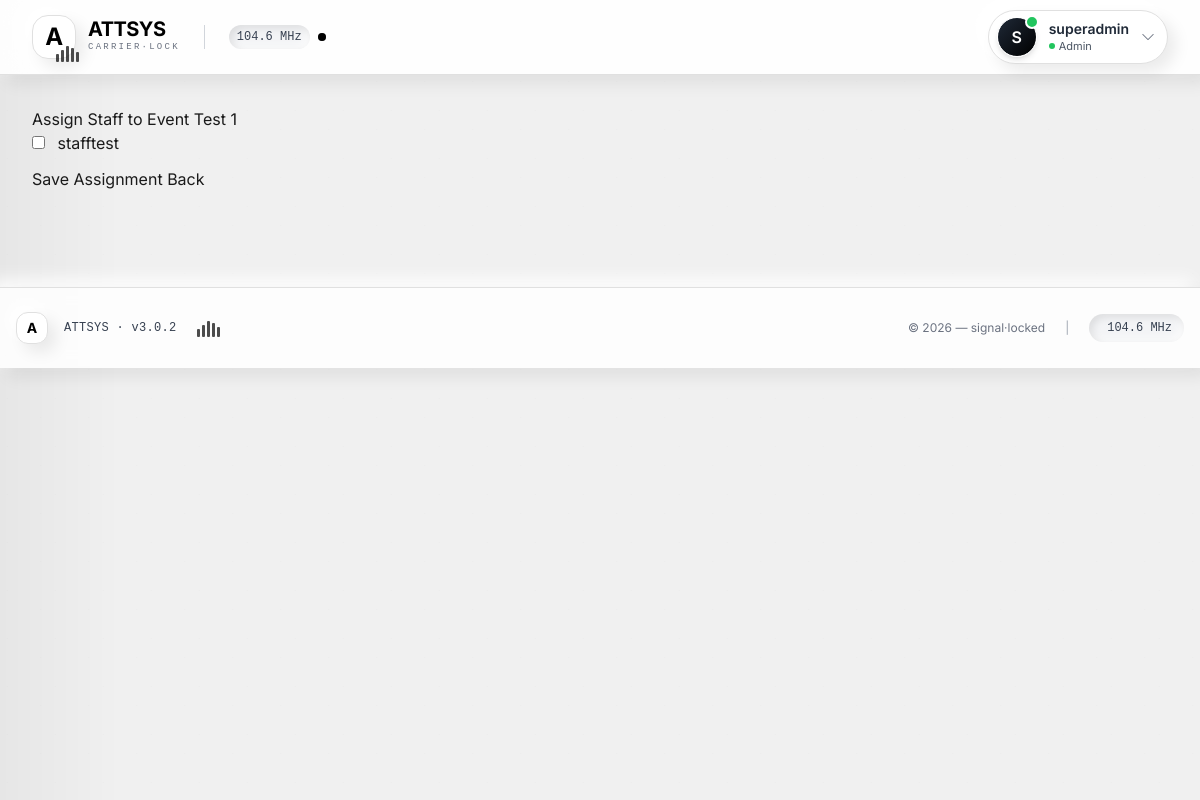
The app's page /attsys/event/32/assign/ (signed in) with its own data.
### attsys/models.py (models this page shows, shortened)
class User(AbstractUser):
    ROLE_CHOICES = (
        ('ADMIN', 'Admin'),
        ('STAFF', 'Staff'),
    )
    role = models.CharField(max_length=10, choices=ROLE_CHOICES, default='STAFF')
    phone_number = models.CharField(max_length=15, blank=True)

class Event(models.Model):
    STATE_CHOICES = (
        ('KUALA_LUMPUR', 'Kuala Lumpur'),
        ('SELANGOR', 'Selangor'),
        ('JOHOR', 'Johor'),
        ('PENANG', 'Penang'),
        ('PERAK', 'Perak'),
        ('SABAH', 'Sabah'),
        ('SARAWAK', 'Sarawak'),
        ('PAHANG', 'Pahang'),
        ('NEGERI_SEMBILAN', 'Negeri Sembilan'),
        ('KEDAH', 'Kedah'),
        ('KELANTAN', 'Kelantan'),
        ('TERENGGANU', 'Terengganu'),
        ('MELAKA', 'Melaka'),
        ('PERLIS', 'Perlis'),
        ('LABUAN', 'Labuan'),
        ('PUTRAJAYA', 'Putrajaya'),
        ('OTHER', 'Other'),
    )
    title = models.CharField(max_length=200)
    description = models.TextField(blank=True)
    venue = models.CharField(max_length=200)
    state = models.CharField(max_length=50, choices=STATE_CHOICES, default='KUALA_LUMPUR')
    custom_state = models.CharField(
        max_length=100,
        blank=True,
        verbose_name="Other State"
    )
    date = models.DateField()
    start_time = models.TimeField()
    end_time = models.TimeField()
    created_by = models.ForeignKey(
        User,
        on_delete=models.CASCADE,
        related_name='events'
    )
    assigned_staff = models.ManyToManyField(
        settings.AUTH_USER_MODEL,
        blank=True,
        related_name='assigned_events'
    )
    check_in_token = models.UUIDField(default=uuid.uuid4, unique=True)
    is_active = models.BooleanField(default=False)
    created_at = models.DateTimeField(auto_now_add=True)
    updated_at = models.DateTimeField(auto_now=True)
    class Meta:
        ordering = ['-date', '-created_at']

### attsys/views.py (the view)
# urls.py: path('event/<int:event_id>/assign/', views.assign_staff, name='assign_staff'),
@login_required
def assign_staff(request, event_id):
    if not request.user.is_active:
        return redirect('login')
    if request.user.role != 'ADMIN':
        return HttpResponseForbidden("Admins only")
    event = get_object_or_404(Event, id=event_id)
    staff_users = User.objects.filter(role='STAFF')
    if request.method == 'POST':
        selected_staff = request.POST.getlist('staff')
        event.assigned_staff.set(selected_staff)
        messages.success(request, "Staff assigned successfully")
        return redirect('event_detail', event_id=event.id)
    return render(request, 'assign_staff.html', {
        'event': event,
        'staff_users': staff_users
    })

### attsys/templates/assign_staff.html (shortened to what this page needs)
{% extends 'base.html' %}
{% block content %}
<h3>Assign Staff to {{ event.title }}</h3>
<form method="post">
    <div class="list-group mb-3">
        {% for staff in staff_users %}
        <label class="list-group-item">
            <input
                class="form-check-input me-2"
                type="checkbox"
                name="staff"
                value="{{ staff.id }}"
            >
            {{ staff.username }}
        </label>
        {% empty %}
        <div class="text-muted">No staff users found</div>
        {% endfor %}
    </div>
    <button type="submit" class="btn btn-primary">
        Save Assignment
    </button>
    <a href="{% url 'event_detail' event.id %}" class="btn btn-secondary">
        Back
    </a>
</form>
{% endblock %}

### attsys/templates/base.html (shortened to what this page needs)
<!DOCTYPE html>
{% load static %}
<html lang="en" class="scroll-smooth">
<head>
    <link rel="stylesheet" href="https://cdn.jsdelivr.net/npm/bootstrap-icons@1.11.3/font/bootstrap-icons.min.css">
    <script src="https://cdn.tailwindcss.com"></script>
</head>
<body>
    <div class="static-noise"></div>
    <div class="scan-sweep" style="position: fixed; top:0; left:0; width:100%; height:100%; pointer-events:none; z-index:0;"></div>
    <header class="header-transmission sticky top-0 z-[100] px-4 sm:px-6 lg:px-8 py-2.5">
        <div class="max-w-7xl mx-auto flex justify-between items-center">
            <div class="flex items-center gap-4">
                <a href="{% url 'dashboard' %}" class="flex items-center gap-3 group">
                    <div class="logo-neu w-11 h-11 rounded-2xl flex items-center justify-center relative transition-all">
                        <span class="font-bold text-black text-2xl tracking-tight">A</span>
                        <span class="absolute -bottom-1 -right-1 flex sig-bars">
                            <span></span><span></span><span></span><span></span><span></span>
                        </span>
                    </div>
                    <div class="flex flex-col">
                        <span class="font-bold text-xl text-black tracking-tight leading-none">ATTSYS</span>
                        <span class="text-[9px] uppercase text-gray-500 tracking-[0.25em] font-mono mt-0.5 glitch-text">carrier·lock</span>
                    </div>
                </a>
                <div class="hidden md:flex items-center gap-2 pl-4 ml-2 border-l border-gray-300">
                    <span id="carrierFreq" class="text-xs font-mono text-gray-700 font-medium bg-gray-100 px-2 py-1 rounded-full neu-inset-flat">104.7 MHz</span>
                    <span class="relative flex h-2 w-2">
                        <span class="relative inline-flex rounded-full h-2 w-2 bg-black"></span>
                    </span>
                </div>
            </div>
            {% if user.is_authenticated %}
            <div class="flex items-center gap-3">
                <div class="drop-zone" id="userDropZone">
                    <button class="profile-trigger flex items-center gap-3 pl-2 pr-3 py-1.5 rounded-full neu-tactile focus-ring"
                            id="userDropBtn"
                            aria-expanded="false"
                            aria-haspopup="true">
                        <div class="relative">
                            <div class="w-10 h-10 rounded-full bg-gradient-to-br from-gray-800 to-black flex items-center justify-center text-white font-semibold shadow-md border border-white">
                                {{ user.username|first|upper }}
                            </div>
                            <span class="absolute -top-0.5 -right-0.5 w-3.5 h-3.5 bg-green-500 border-2 border-white rounded-full"></span>
                        </div>
                        <div class="hidden lg:block text-left">
                            <div class="text-sm font-semibold text-gray-800 leading-tight">{{ user.username }}</div>
                            <div class="text-[11px] text-gray-600 flex items-center gap-1">
                                <span class="w-1.5 h-1.5 bg-green-500 rounded-full"></span>
                                {{ user.role|title|default:"User" }}
                            </div>
                        </div>
                        <i class="bi bi-chevron-down text-gray-500 text-sm transition-transform duration-300" id="chevronIcon"></i>
                    </button>
                    <div class="hover-bridge"></div>
                </div>
            </div>
            {% endif %}
        </div>
    </header>
    <main class="relative z-20 max-w-7xl mx-auto px-4 sm:px-6 lg:px-8 py-8 transmission-enter">
        {% block content %}{% endblock %}
    </main>
    <footer class="footer-signal mt-16 py-6 px-4">
        <div class="max-w-7xl mx-auto flex flex-col md:flex-row justify-between items-center text-xs text-gray-600">
            <div class="flex items-center gap-4 mb-3 md:mb-0">
                <div class="neu-raised-sm w-8 h-8 rounded-xl flex items-center justify-center">
                    <span class="text-black text-sm font-bold">A</span>
                </div>
                <span class="font-mono tracking-wide text-gray-700">ATTSYS · v3.0.2</span>
                <span class="sig-bars ml-1">
                    <span></span><span></span><span></span><span></span><span></span>
                </span>
            </div>
            <div class="flex items-center gap-5">
                <span class="text-gray-500">© {% now "Y" %} — signal·locked</span>
                <span class="hidden md:inline text-gray-400">|</span>
                <span class="flex items-center gap-1.5 bg-gray-100 px-3 py-1.5 rounded-full neu-inset-flat">
                    <span class="font-mono text-gray-700" id="footerFreq">104.7 MHz</span>
                </span>
            </div>
        </div>
    </footer>
</body>
</html>

### attsys/templates/base.html (style rules this page uses)
* { margin: 0; padding: 0; box-sizing: border-box; }
:root { --black: #000000; --white: #ffffff; --gray-50: #fafafa; --gray-100: #f0f0f0; --gray-200: #e0e0e0; --gray-300: #d0d0d0; --gray-400: #a0a0a0; --gray-500: #707070; --gray-600: #505050; --gray-700: #404040; --gray-800: #2d2d2d; --gray-900: #1a1a1a; --neu-raised-deep: 16px 16px 28px rgba(0, 0, 0, 0.12), -14px -14px 28px rgba(255, 255, 255, 0.9); --neu-raised-sm: 8px 8px 16px rgba(0,0,0,0.08), -8px -8px 16px rgba(255,255,255,0.9); --neu-inset-deep: inset 6px 6px 12px rgba(0, 0, 0, 0.2), inset -4px -4px 10px rgba(255, 255, 255, 0.9); --neu-inset-flat: inset 3px 3px 8px rgba(0,0,0,0.1), inset -3px -3px 8px rgba(255,255,255,0.8); --signal: var(--black); --carrier: rgba(0,0,0,0.1); --transition-speed: 0.2s cubic-bezier(0.2, 0, 0, 1); }
body { background: var(--gray-100); background-image: radial-gradient(circle at 15% 30%, rgba(0,0,0,0.02) 0px, transparent 1px), radial-gradient(circle at 85% 70%, rgba(0,0,0,0.02) 0px, transparent 1px); background-size: 48px 48px; font-family: 'Inter', -apple-system, BlinkMacSystemFont, sans-serif; color: var(--gray-900); min-height: 100vh; line-height: 1.5; font-weight: 400; position: relative; }
.static-noise { position: fixed; top: 0; left: 0; width: 100%; height: 100%; opacity: 0.2; pointer-events: none; z-index: 1; }
.scan-sweep { position: relative; overflow: hidden; }
.scan-sweep::after { content: ''; position: absolute; top: 0; left: -30%; width: 40%; height: 100%; background: linear-gradient(90deg, transparent, rgba(0,0,0,0.08), transparent); animation: sweep 3s ease-in-out infinite; pointer-events: none; }
.sig-bars { display: inline-flex; align-items: flex-end; gap: 2px; height: 18px; }
.sig-bars span { width: 3px; background: var(--black); height: 8px; animation: barFluctuation 1.5s infinite alternate; border-radius: 1px; opacity: 0.7; }
.sig-bars span:nth-child(1) { height: 8px; animation-delay: 0s; }
.sig-bars span:nth-child(2) { height: 12px; animation-delay: 0.2s; }
.sig-bars span:nth-child(3) { height: 16px; animation-delay: 0.4s; }
.sig-bars span:nth-child(4) { height: 14px; animation-delay: 0.1s; }
.sig-bars span:nth-child(5) { height: 10px; animation-delay: 0.3s; }
.neu-raised-sm { background: var(--white); box-shadow: var(--neu-raised-sm); border: 1px solid var(--gray-200); }
.neu-inset-flat { background: var(--gray-100); box-shadow: var(--neu-inset-flat); }
.neu-tactile { transition: var(--transition-speed); }
.header-transmission { background: rgba(255,255,255,0.92); backdrop-filter: blur(12px); border-bottom: 1px solid var(--gray-200); box-shadow: var(--neu-raised-sm); }
.drop-zone { position: relative; }
.hover-bridge { position: absolute; width: 100%; height: 18px; bottom: -18px; left: 0; background: transparent; }
.logo-neu { background: var(--white); box-shadow: var(--neu-raised-sm); border-radius: 18px; border: 1px solid var(--gray-200); transition: var(--transition-speed); }
.profile-trigger { background: var(--white); box-shadow: var(--neu-raised-sm); border: 1px solid var(--gray-200); transition: var(--transition-speed); border-radius: 30px; }
.footer-signal { background: rgba(255,255,255,0.85); backdrop-filter: blur(8px); border-top: 1px solid var(--gray-200); box-shadow: var(--neu-raised-sm); }
.transmission-enter { animation: enterSignal 0.6s cubic-bezier(0.16, 1, 0.3, 1); }
.glitch-text { animation: glitch 4s infinite; }

### records on screen
User: username|first "S", username "superadmin", role "Admin"
Event: title "Event Test 1"
User: username "stafftest"
